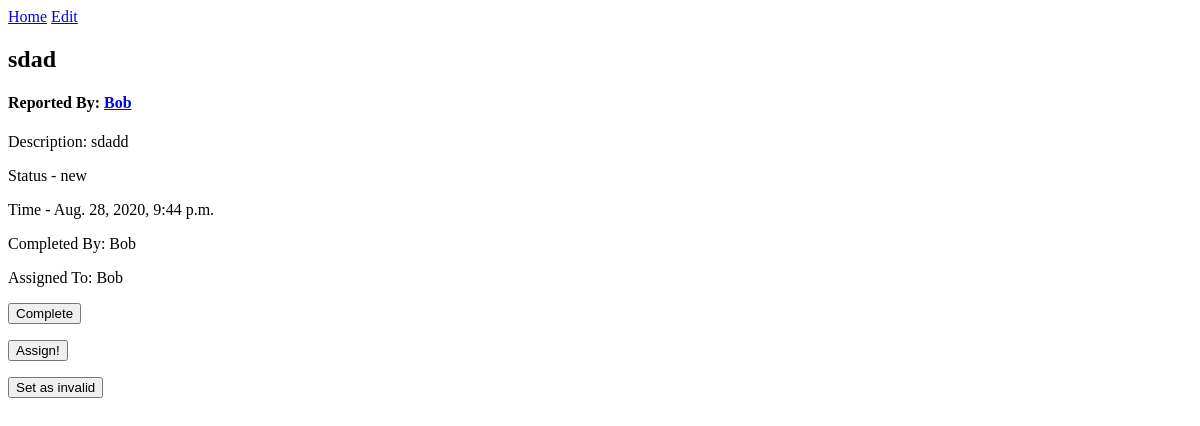
Before: /ticket/1/ with the older database file.
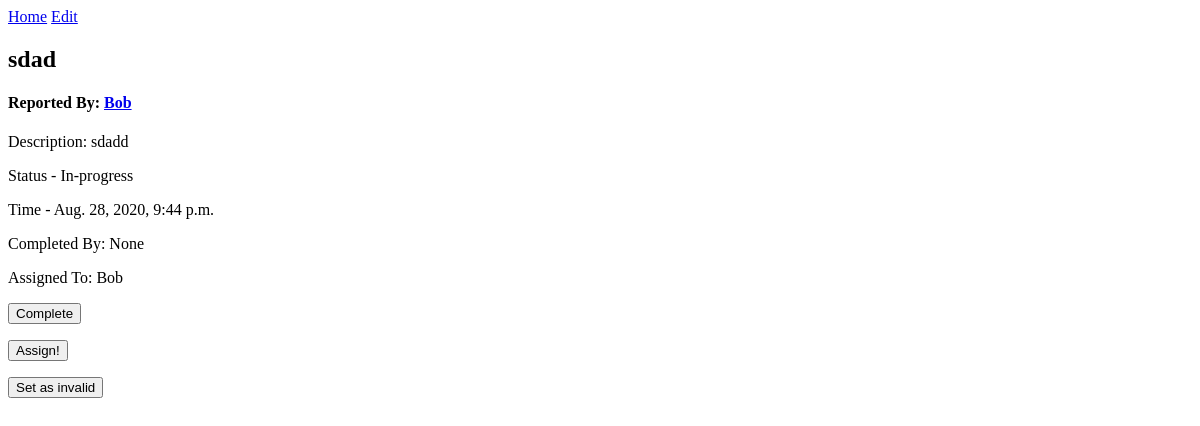
After: the same page with the newer database file.
### source/models.py (models this page shows, shortened)
class Ticket(models.Model):
    NEW = 'new'
    INPROGRESS = 'inprogress'
    COMPLETE = 'complete'
    INVALID = 'invalid'
    STATUS_CHOICES = [
        (NEW, 'New'),
        (INPROGRESS, 'Inprogress'),
        (COMPLETE, 'Complete'),
        (INVALID, 'Invalid'),
    ]
    title = models.CharField(max_length=50)
    time = models.DateTimeField(auto_now_add=True)
    description = models.TextField()
    filedby = models.ForeignKey(MyUser, on_delete=models.CASCADE, null=True)
    status = models.CharField(max_length=80, choices=STATUS_CHOICES, default=NEW)
    assignedto = models.ForeignKey(MyUser, on_delete=models.CASCADE, null=True, related_name='assigned')
    completedby = models.ForeignKey(MyUser, on_delete=models.CASCADE, null=True, related_name='completed')

class MyUser(AbstractUser):
    bio = models.TextField(blank=True, null=True)

### source/views.py (the view)
# urls.py: path('ticket/<int:post_id>/', ticket_detail, name="ticket_detail"),
def ticket_detail(request, post_id):
    my_ticket = Ticket.objects.filter(id=post_id).first()
    return render(request, "ticket_detail.html", {"post": my_ticket})

### templates/ticket_detail.html (shortened to what this page needs)
<div class="container">
    {% if not post %}
        <h1>the post you're looking for isn't here at the moment</h1>
    {% else %}
        <a href="/">Home</a> <a href="/ticket/{{post.id}}/edit">Edit</a>
        <h2>{{ post.title }}</h2>
        <h4>Reported By: <a href="/auth/{{post.filedby.id}}">{{ post.filedby }}</a></h4>
        <p>Description: {{ post.description }}</p>
        <p>Status - {{ post.status }}</p>
        <p>Time - {{ post.time }}</p>
        <p>Completed By: {{post.completedby}}</p>
        <p>Assigned To: {{post.assignedto}}</p>
    {% endif %}
    <form action="{% url 'completed' post.pk %}" method="POST">
        <button type="submit", name="post_id", value="{{ post.id }}">Complete</button>
    </form>
    <form action="{% url 'assign' post.pk %}" method="POST">
        <button type="submit", name="post_id", value="{{ post.id }}">Assign!</button>
    </form>
    <form action="{% url 'invalid' post.pk %}" method="POST">
        <button type="submit", name="post_id", value="{{ post.id }}">Set as invalid</button>
    </form>
</div>

Changed rows visible on the page:
changed Ticket "sdad": status "new" → "In-progress"; completedby "Bob" → "None"
